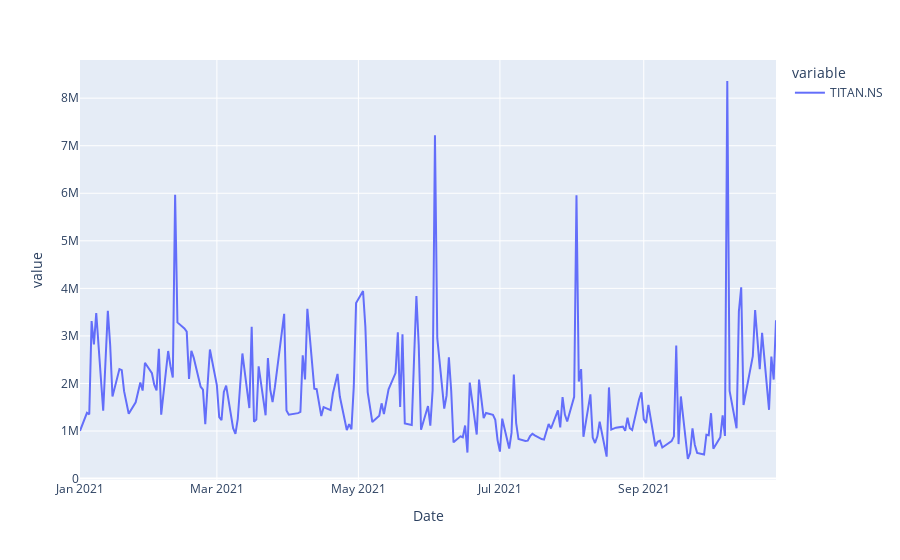

The notebook cell saved with this chart:
### Code cell
volume['TITAN.NS'].plot()

### Figure 1 — Plotly figure (JSON) as saved in the notebook; plotly's stock layout.template omitted (floating-point values rounded to 4 significant figures; data arrays with more than 128 entries replaced by an {"elided": "..."} marker saying what was removed)
{"data": [{"hovertemplate": "variable=TITAN.NS<br>Date=%{x}<br>value=%{y}<extra></extra>", "legendgroup": "TITAN.NS", "line": {"color": "#636efa", "dash": "solid"}, "marker": {"symbol": "circle"}, "mode": "lines", "name": "TITAN.NS", "orientation": "v", "showlegend": true, "type": "scatter", "x": {"elided": "204 str values"}, "xaxis": "x", "y": {"elided": "204 int values"}, "yaxis": "y"}], "layout": {"legend": {"title": {"text": "variable"}, "tracegroupgap": 0}, "margin": {"t": 60}, "xaxis": {"anchor": "y", "domain": [0, 1], "title": {"text": "Date"}}, "yaxis": {"anchor": "x", "domain": [0, 1], "title": {"text": "value"}}}}
